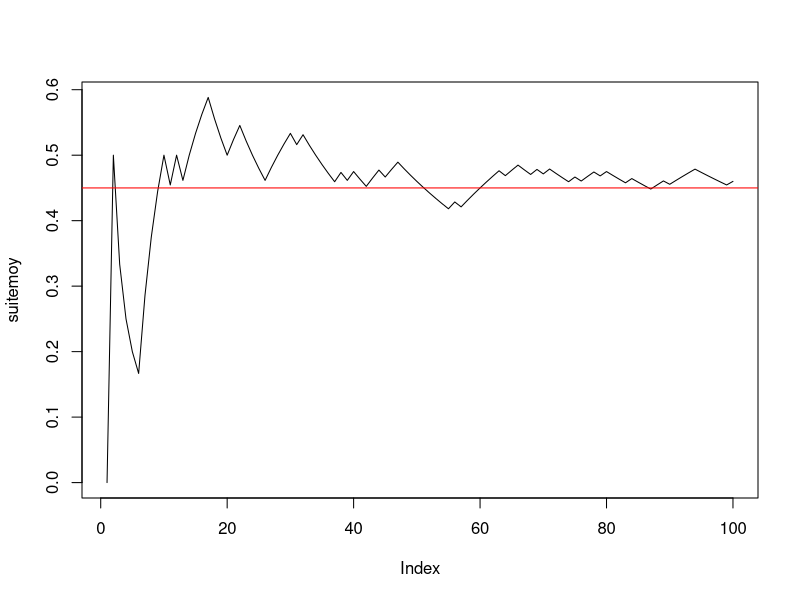

The R script that drew this image: (Note: this script raises an error after producing the figure.)

#--------question 1------------
(n <- 100)
(p <- 0.45)
(x <- rbinom(n, 1, p))
#--------question 2------------
cumsum(x)
(taille <- 1:n)
(suitemoy <- cumsum(x) / taille)
#--------question 3------------
plot(suitemoy, type = "l")
abline(h = p, col = "red")

#------------Exercice 2------------------------

#--------question 1------------
(n <- 100)
(mu <- -2)
(sigma <- 2)
rm(xg)
(xg <- rnorm(n, mu, sigma))
#--------question 2------------
cumsum(xg)
rm(taille)
(taille <- 1:n)
rm(suitemoyg)
suitemoyg
(suitemoyg <- cumsum(xg) / taille)
#--------question 3------------
plot(suitemoyg, type = "l", ylim = c(-10, 6))
abline(h = mu, col = "red")


#------------Exercice 3------------------------

#---------question 1--------------------------
mu <- -2
sigma <- 2
n <- 5
rm(x) # efface l'objet précedemment créé x
(x <- rnorm(n, mu, sigma)) # echantillon de n tirages de X
(moyx <- mean(x)) # moyenne de l'échantillon de taille n x

#---------question 2--------------------------
(y <- rnorm(n, mu, sigma)) # second echantillon de n tirages de X
(moyy <- mean(y)) # moyenne de l'échantillon y
(rbind(x, y) -> M) # range les deux échantillons dans M à 2 lignes et n colonnes
rowMeans(M)

#---------question 3--------------------------
N <- 1000
Mdata <- matrix(rnorm(n * N, mu, sigma), ncol = n, byrow = T) # N échantillons de taille n disposés en lignes
dim(Mdata) # dimension de la matrice N lignes et n colonnes


#---------question 4--------------------------
(rowMeans(Mdata) -> moyennes) # calcule les moyennes pour les N, n-échantillons tirés.
apply(Mdata, MARGIN = 1, mean) # alternative pour effectuer les moyennes en ligne

#---------question 5--------------------------
mean(moyennes) # moyenne empirique des N réalisations de Xbar_n
sd(moyennes) * sqrt((length(moyennes) - 1) / length(moyennes)) # ecart-type empirique
sd(moyennes) # écart-type estimé sans biais = ecart-type empirique corrigé

#---------question 6--------------------------
hist(moyennes, prob = T, main = "Répartition de la moyenne empirique des Xi, i=1,....,n") # la répartition observée de Xbar_n
(abs <- seq(1.2 * min(moyennes), 1.2 * max(moyennes), (max(moyennes) - min(moyennes)) / 100))
points(abs, dnorm(abs, mu, sigma / sqrt(n)), col = 2, type = "l")
abline(v = mean(moyennes), col = 3, lty = "dashed") # moyenne de l'échantillon
abline(v = mu, col = 2) # moyenne théorique mu de la loi de Xbar
# belle adéquation de l'échantillon à la normale, que l'on peut verifier avec dte de Henry
qqnorm(moyennes) # les points sont presque alignés la loi de Xbar_n est donc bien normale
qqline(moyennes, col = 2) # autour de la droite rouge qui passe par les deux points
# (1er quartile theo de la centrée réduite,1er quartile empirique) et
# (3ieme quartile theo de la centrée réduite,3ieme quartile empirique)
# mean(echantillon) et écart-type empirique sd(échantillon)*sqrt((n-1)/n). e
# En effet si on ajoute la droite passant par ces deux points elle se confond
# avec qqline. droite de Henry

(x1 <- qnorm(0.25))
(x2 <- qnorm(0.75))
(y1 <- quantile(moyennes, 0.25, type = 1))
(y2 <- quantile(moyennes, 0.75, type = 1))
abline(y1 - (y2 - y1) * x1 / (x2 - x1), (y2 - y1) / (x2 - x1), col = 3) # droite de Henry

#----------question 7-------------------------
moyennecr <- sqrt(n) * (moyennes - mu) / sigma
hist(moyennecr, prob = T, main = "Répartition observée de la moyenne empirique centrée réduite")
(abscr <- seq(1.2 * min(moyennecr), 1.2 * max(moyennecr), (max(moyennecr) - min(moyennecr)) / 100))
points(abscr, dnorm(abscr), col = 2, type = "l")
abline(v = mean(moyennecr), col = 3, lty = "dashed") # moyenne empirique de l'échantillon
abline(v = 0, col = 2) # moyenne théorique  de la loi normale centrée réduite

qqnorm(moyennecr)
qqline(moyennecr) # droite de Henry

#-----------question 8------------
n <- 50
# puis réexecuter les lignes 67 à 107 : la loi reste gaussienne mais
# l'écart-type de Xbarn est plus petit avec n=50 qu'avec n=2
sd(moyennes)
sigma / sqrt(n)

n <- 2
# puis réexecuter les lignes 67 à 107 : LA LOI EST TOUJOURS GAUSSIENNE MEME AVEC n PETIT
# C'EST UNE PROPRIETES CARACTÉRISTIQUE DE LA LOI NORMALE MAIS QUI NE S'APPLIQUE PAS AUX AUTRES
# LOIS COMME PAR EX A LA BERNOULLI ==> VOIR EXO SUIVANT
sd(moyennes)
# l'écart type empirique est EN REVANCHE plus faible avec n=2 qu'avec n=50 :
# normal il estime sigma/sqrt(n) or :
sigma / sqrt(n)

#####################################################################################
# CE QU'IL FAUT RETENIR DE CET EXERCICE : LA LOI DE XBAR EST GAUSSIENNE SI L'ÉCHANTILLON EST
# GAUSSIEN ET DE TAILLE QUELCONQUE n. LE RESULTAT DU THEOREME CENTRAL LIMITE EST VRAI DANS CE CAS
# POUR TOUT n ET PAS SEULEMENT POUR n GRAND
###################################################################################

###################################################
#------------Exercice 4------------------------
###################################################

#---------question 1--------------------------
p <- 0.45
n <- 5
N <- 100
rm(Mdata) # efface l'objet précedemment créé Mdata

Mdata <- matrix(rbinom(n * N, 1, p), ncol = n, byrow = T) # N échantillons de taille n disposés en lignes
dim(Mdata) # dimension de la matrice N lignes et n colonnes

(rowMeans(Mdata) -> moyennes) # calcule les moyennes pour les N, n-échantillons tirés.


mean(moyennes) # moyenne empirique des N réalisations de Xbar_n
sd(moyennes) * sqrt((length(moyennes) - 1) / length(moyennes)) # ecart-type empirique
sd(moyennes) # écart-type estimé sans biais = ecart-type empirique corrigé

#---------histogramme de xbar_n--------------------------
hist(moyennes, prob = T, ylim = c(0, max(dnorm(p, p, sqrt(p * (1 - p) / n)), 4)), main = "Répartition de la moyenne empirique des Xi, i=1,....,n") # la répartition observée de Xbar_n
(abs <- seq(.8 * min(moyennes), 1.2 * max(moyennes), (max(moyennes) - min(moyennes)) / 100))
points(abs, dnorm(abs, p, sqrt(p * (1 - p) / n)), col = 2, type = "l")
abline(v = mean(moyennes), col = 3, lty = "dashed") # moyenne de l'échantillon
abline(v = p, col = 2) # moyenne théorique mu de la loi de Xbar
qqnorm(moyennes) # vraiment pas gaussien !
qqline(moyennes, col = 2)
# AUCUNE ADEQUATION  de l'échantillon à la normale CAR n EST TROP PETIT ET LE TCL N'EST
# PAS VERIFIE. ON REFAIT LA SIMUL AVEC n=200 :

n <- 200
# puis réeéxuter les lignes 142 à 161

# EUREKA CA MARCHE BEAUCOUP MIEUX ET ON A BIEN UNE REPARTITION GAUSSIENNE CAR n EST SUFFISAMMENT GRAND POUR
# QUE LE TCL SOIT VERIFIE !
######################################

qqnorm(moyennes)
qqline(moyennes, col = "red")

# Si on augmente N on améliore l'estimation de la densité de Xbarn par l'histogramme
# des N réalisations de Xbarn mais si n est petit on n'observe pas un histogramme
# ressemblant à une gaussienne puisque le TCL ne s'applique que si n est assez grand.
# Essayer avec
N <- 1000
n <- 4
# puis lignes 142 à 159.
N <- 1000
n <- 100
# puis lignes 142 à 159.
